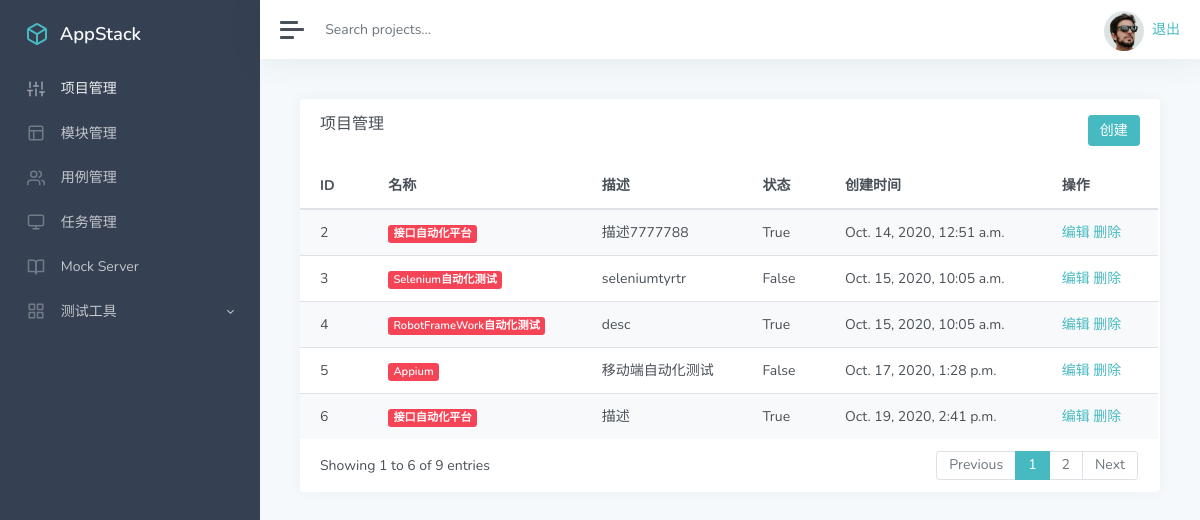
Page /manage/ (signed in) on the earlier database version.
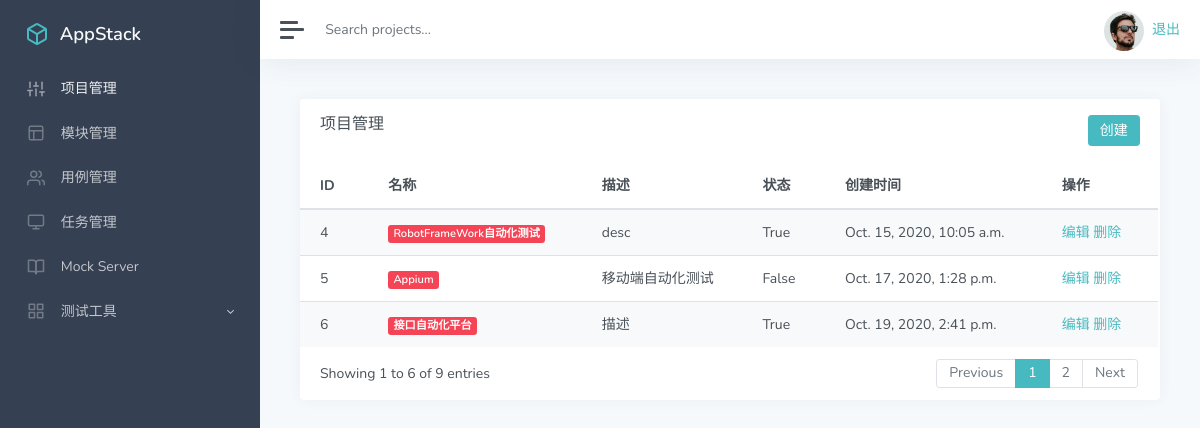
Same page on the later database version.
### app_manage/models.py (models this page shows)
class Project(models.Model):
    name = models.CharField('名称',max_length=100,blank=False,default='')
    describe = models.TextField('描述',default='')
    status = models.BooleanField('状态',default=True)
    update_time = models.DateTimeField('更新时间',auto_now=True)
    create_time = models.DateTimeField('创建时间',auto_now_add=True)

### app_manage/views/project.py (the view)
# urls.py: path('manage',project.manage),  # 跳转至app_manage\views.py文件manage函数
@login_required
def manage(request):
    project_list = Project.objects.all()
    return render(request,'project/list.html',{'projects':project_list})

### templates/project/list.html (shortened to what the changed rows need)
{% extends 'manager.html' %}
{% block manager %}
<div class="col-12 col-lg-12 d-flex">
    <div class="card flex-fill">
        <div id="datatables-dashboard-products_wrapper"
             class="dataTables_wrapper dt-bootstrap4 no-footer">
            <div class="row">
                <div class="col-sm-12">
                    <table id="datatables-dashboard-products"
                           class="table table-striped my-0 dataTable no-footer" role="grid"
                           aria-describedby="datatables-dashboard-products_info"
                           style="
                    width: 100%;
                    height: 100%;
                    ">
                        <thead>
                        <tr role="row">
                            <th>ID</th>
                            <th>名称</th>
                            <th>描述</th>
                            <th>状态</th>
                            <th>创建时间</th>
                            <th>操作</th>
                        </tr>
                        </thead>
                        <tbody>
                        {% for p in projects %}
                        <tr role="row" class="odd">
                            <td class="sorting_1">{{p.id}}</td>
                            <td><span class="badge badge-danger">{{p.name}}</span></td>
                            <td class="d-none d-xl-table-cell">{{p.describe}}</td>
                            <td class="d-none d-xl-table-cell">{{p.status}}</td>
                            <td class="d-none d-xl-table-cell">{{p.create_time}}</td>
                            <td>
                                <a href="/project/edit/{{p.id}}">编辑</a>
                                <a href="/project/delete/{{p.id}}">删除</a>
                            </td>
                        </tr>
                        {% endfor %}
                        </tbody>
                    </table>
                </div>
            </div>
        </div>
    </div>
{% endblock %}

Differences in the rows shown:
removed Project: id "2", name "接口自动化平台", describe "描述7777788", status "True", create_time "Oct. 14, 2020, 12:51 a.m."
removed Project: id "3", name "Selenium自动化测试", describe "seleniumtyrtr", status "False", create_time "Oct. 15, 2020, 10:05 a.m."
